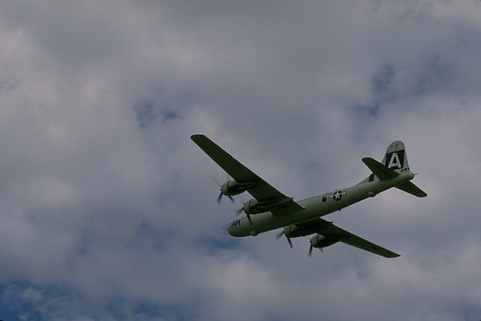
#> input picture clustering_dim_reduction/data/image1.jpg, 481 x 321 px
$ jupyter execute 9.ipynb
#> lines starting #> are read from the running program, lines starting #| are printed output that depends on the picture; after the words box and inside, x2 and y2 are one past the last pixel; in counts of white or black regions, pixels touching at a corner belong together
[cell 1]
import numpy as np
import matplotlib.pyplot as plt
from sklearn.cluster import KMeans
from skimage import io, transform


image = io.imread('../data/image1.jpg')
#> image is the input picture: shape (321, 481, 3); mean R, G, B 113.8, 118.4, 129.2
image = transform.resize(
    image, (100, 100), preserve_range=True).astype(np.uint8)
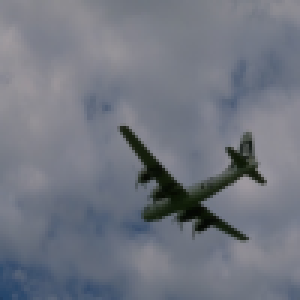
#> image: shape (100, 100, 3) (shown 3 times larger); mean R, G, B 113.3, 117.9, 128.7


rows, cols, channels = image.shape
#> rows = 100; cols = 100; channels = 3

r_coords, c_coords = np.meshgrid(
    np.arange(rows), np.arange(cols), indexing='ij')

r_flat = r_coords.reshape(-1, 1)
#> r_flat = 10000 values from 0 to 99
c_flat = c_coords.reshape(-1, 1)
color_flat = image.reshape(-1, 3)

r_norm = r_flat / rows
#> r_norm = 10000 values from 0 to 0.99
c_norm = c_flat / cols

color_norm = color_flat / 255.0

features = np.hstack((r_norm, c_norm, color_norm))

print(f"Feature matrix shape: {features.shape}")
#| Feature matrix shape: (10000, 5)

K_values = [2, 3, 4, 5]

plt.figure(figsize=(15, 5))

plt.subplot(1, len(K_values) + 1, 1)
plt.imshow(image)
plt.title("Original")
plt.axis('off')

for i, k in enumerate(K_values):

    kmeans = KMeans(n_clusters=k, random_state=42, n_init=10)
    labels = kmeans.fit_predict(features)

    segmented_image = labels.reshape(rows, cols)

    plt.subplot(1, len(K_values) + 1, i + 2)
    plt.imshow(segmented_image, cmap='tab10')
    plt.title(f"K={k}")
    plt.axis('off')
#> this loop made 4 passes
#> pass 1, `segmented_image = labels.reshape(rows, cols)`:
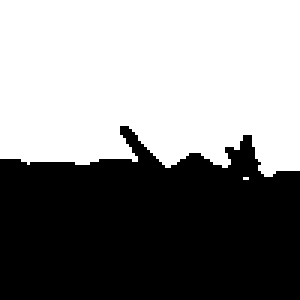
#> segmented_image: shape (100, 100) int32 (shown 3 times larger); values 0 (black) and 1 (white), 53.1% white; 1 black region, box (x1, y1, x2, y2) and area: (0, 42, 100, 100) 4686
#> pass 2, `segmented_image = labels.reshape(rows, cols)`:
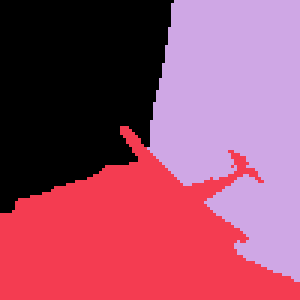
#> segmented_image: shape (100, 100) int32 (shown 3 times larger); 3 distinct labels, from 0 to 2; one colour per label, 0 black
#> pass 3, `segmented_image = labels.reshape(rows, cols)`:
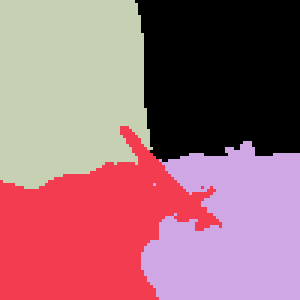
#> segmented_image: shape (100, 100) int32 (shown 3 times larger); 4 distinct labels, from 0 to 3; one colour per label, 0 black

plt.tight_layout()
plt.show()
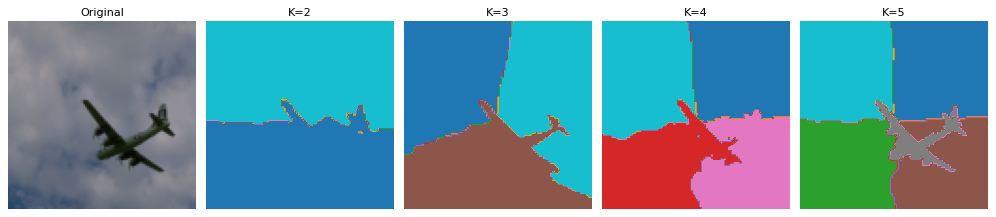
#> figure drawn by matplotlib, 5 panels

[cell 2]
from sklearn.mixture import GaussianMixture
import matplotlib.pyplot as plt
import numpy as np


K_values = [2, 3, 4, 5]

plt.figure(figsize=(15, 5))

plt.subplot(1, len(K_values) + 1, 1)
plt.imshow(image)
plt.title("Original")
plt.axis('off')

for i, k in enumerate(K_values):
    print(f"Running GMM (EM Algorithm) with K={k}...")
    # Q what is GMM model?
    gmm = GaussianMixture(
        n_components=k, random_state=42, covariance_type='full')

    gmm.fit(features)

    labels = gmm.predict(features)

    segmented_image = labels.reshape(rows, cols)

    plt.subplot(1, len(K_values) + 1, i + 2)
    plt.imshow(segmented_image, cmap='tab10')  # High contrast colormap
    plt.title(f"GMM (K={k})")
    plt.axis('off')
#> this loop made 4 passes
#> pass 1, `segmented_image = labels.reshape(rows, cols)`:
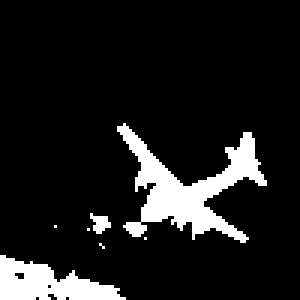
#> segmented_image: shape (100, 100) int64 (shown 3 times larger); values 0 (black) and 1 (white), 11.1% white; 7 white regions (4 under 20 px), largest, box (x1, y1, x2, y2) and area: (39, 41, 89, 81) 714, (0, 85, 42, 100) 359, (30, 71, 37, 78) 29
#> pass 2, `segmented_image = labels.reshape(rows, cols)`:
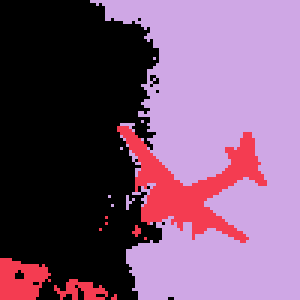
#> segmented_image: shape (100, 100) int64 (shown 3 times larger); 3 distinct labels, from 0 to 2; one colour per label, 0 black
#> pass 3, `segmented_image = labels.reshape(rows, cols)`:
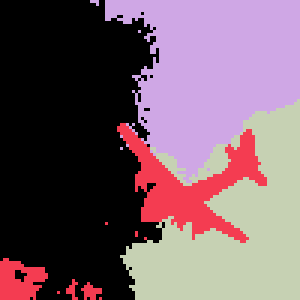
#> segmented_image: shape (100, 100) int64 (shown 3 times larger); 4 distinct labels, from 0 to 3; one colour per label, 0 black

plt.tight_layout()
plt.show()
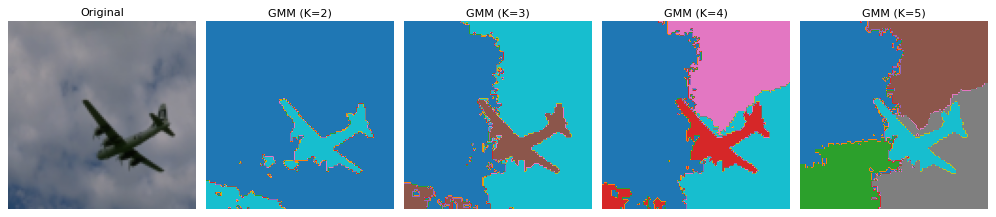
#> figure drawn by matplotlib, 5 panels

$ run again, with clustering_dim_reduction/data/image2.jpg copied over clustering_dim_reduction/data/image1.jpg
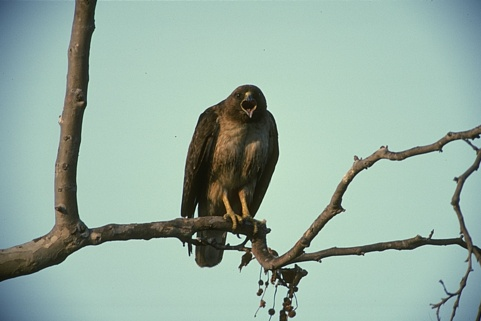
#> input picture clustering_dim_reduction/data/image2.jpg, 481 x 321 px
#> image is the input picture: shape (321, 481, 3); mean R, G, B 150.9, 175.2, 163.1
#> image: shape (100, 100, 3)
#| Feature matrix shape: (10000, 5)
#> the loop `for i, k in enumerate(K_values): ` made 4 passes
#> pass 1, `segmented_image = labels.reshape(rows, cols)`:
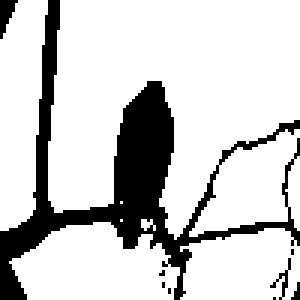
#> segmented_image: shape (100, 100) int32 (shown 3 times larger); values 0 (black) and 1 (white), 80.3% white; 9 black regions (6 under 20 px), largest, box (x1, y1, x2, y2) and area: (0, 0, 100, 100) 1883, (0, 0, 6, 13) 43, (90, 86, 97, 100) 23
#> the loop `for i, k in enumerate(K_values):` made 4 passes
#> pass 3, `segmented_image = labels.reshape(rows, cols)`:
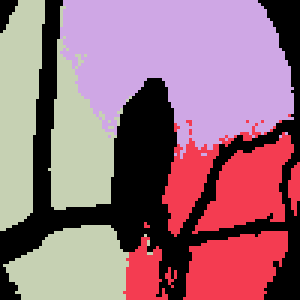
#> segmented_image: shape (100, 100) int64 (shown 3 times larger); 4 distinct labels, from 0 to 3; one colour per label, 0 black
